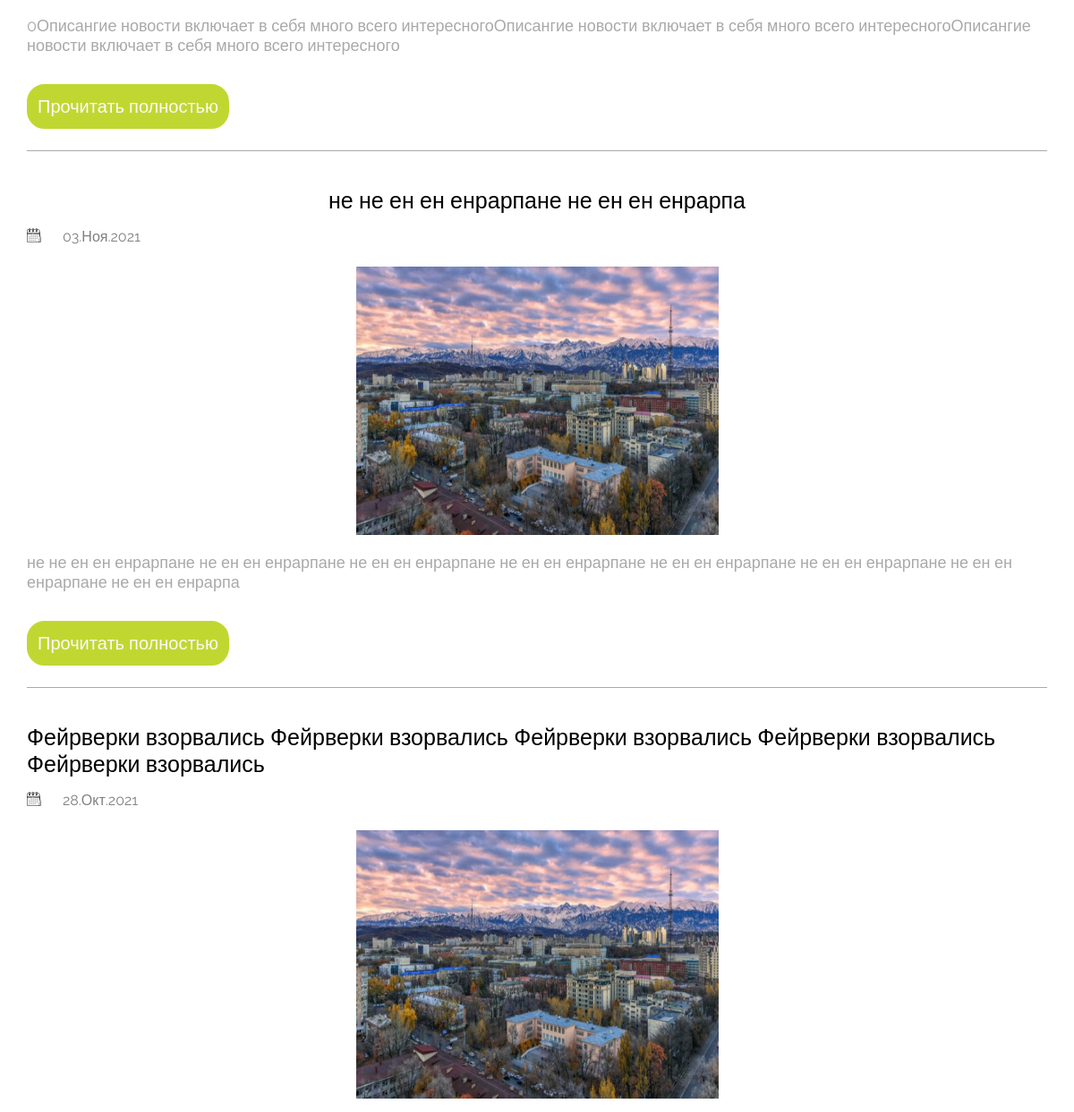
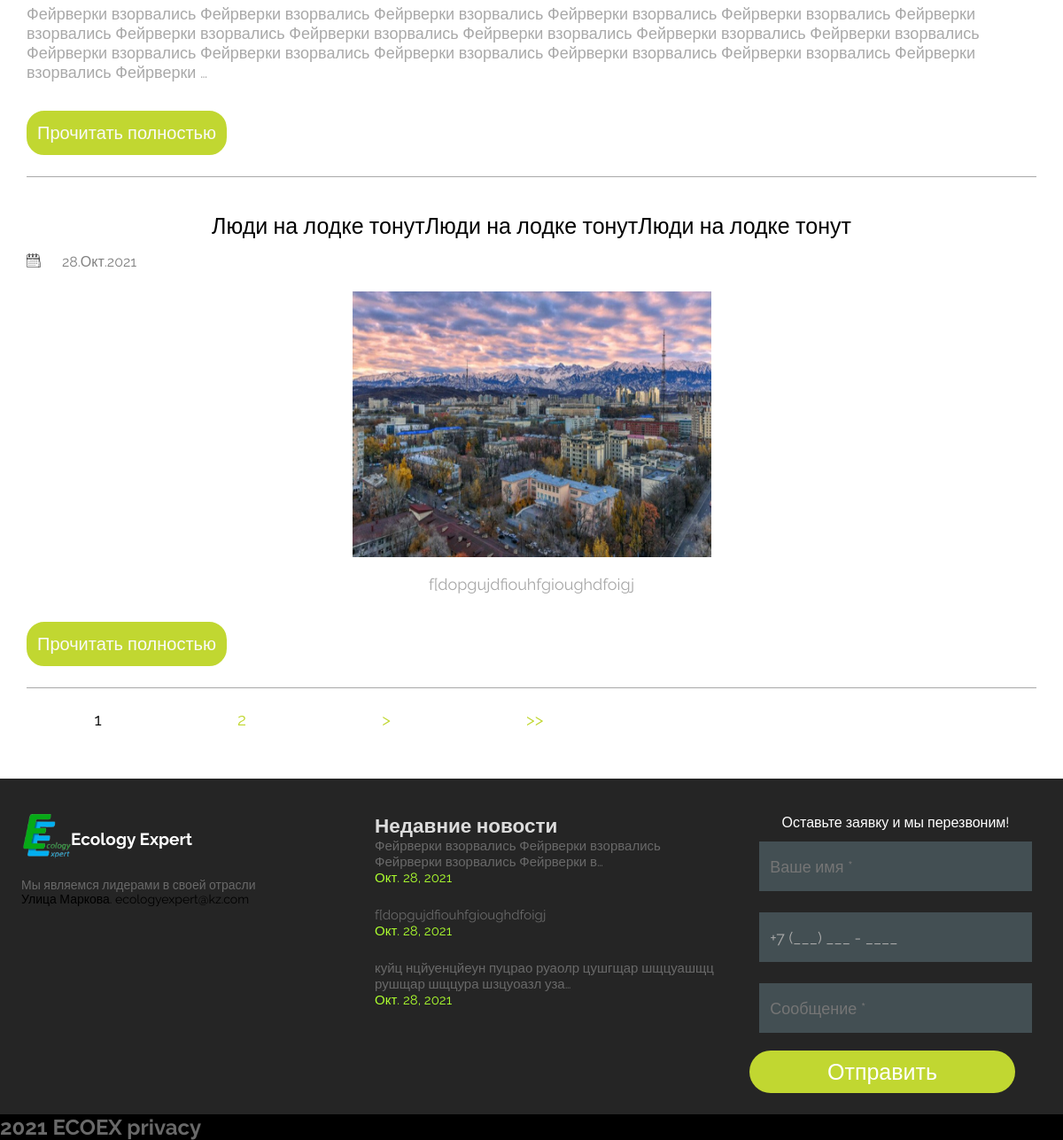
Before: /news/ (lower part) with the older database file (2 pictures, top to bottom).
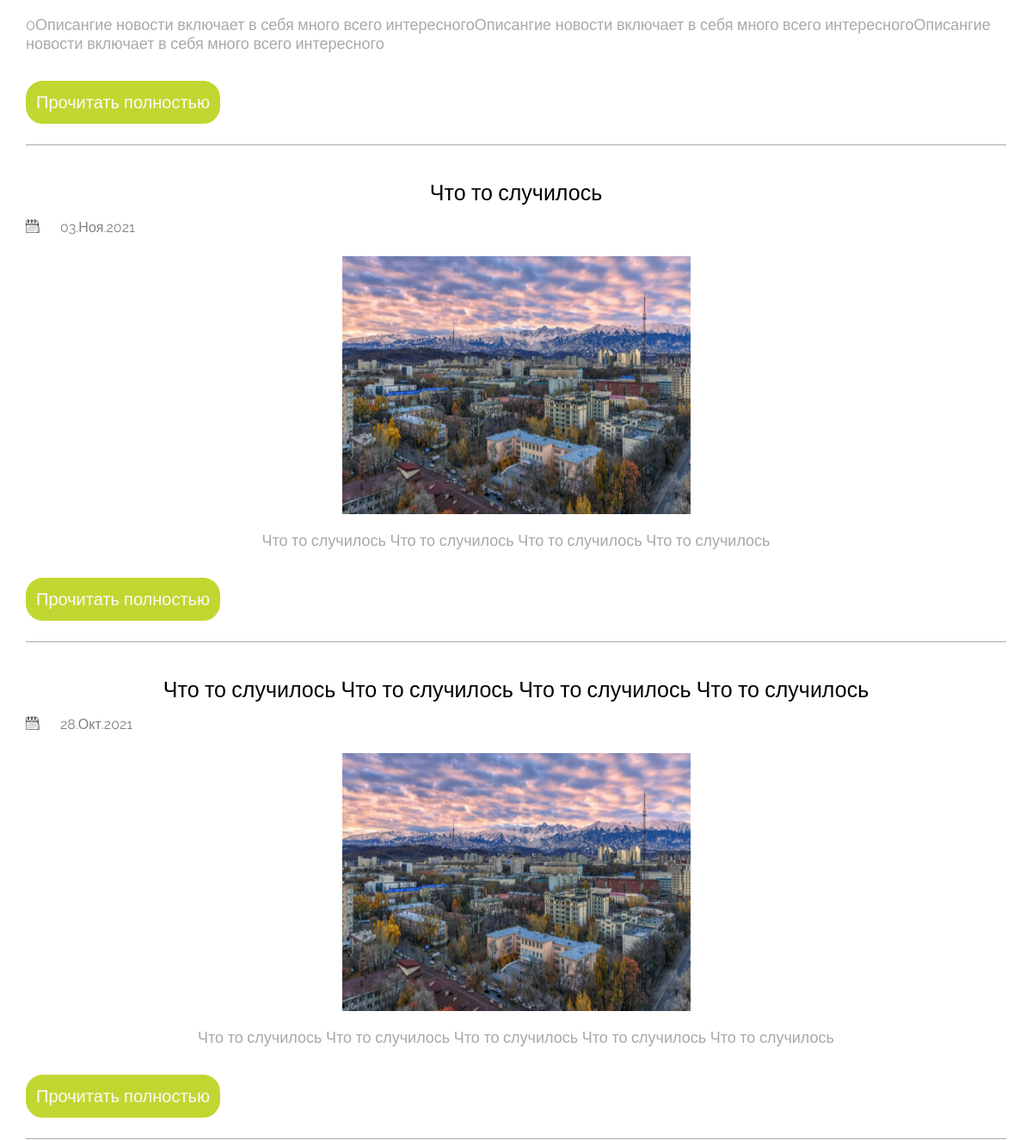
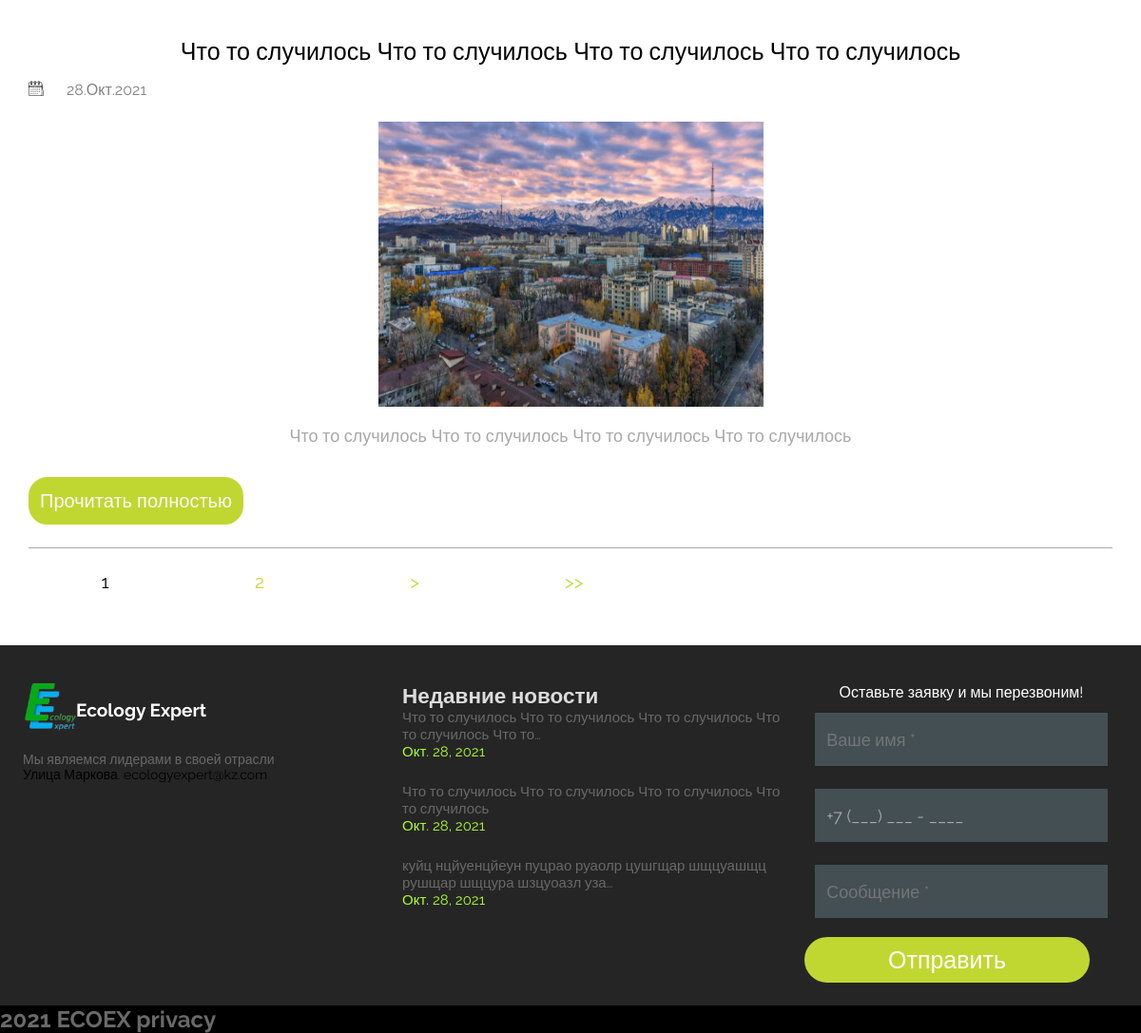
After: the same page with the newer database file (2 pictures, top to bottom).
### landing/models.py (models this page shows, shortened)
class News(models.Model):
    title = models.CharField(max_length=150)
    date = models.DateField(auto_now_add=True)
    slug = models.SlugField(max_length=75, unique=True, db_index=True, verbose_name="URL")
    image = models.ImageField(upload_to="news/", null=True)
    description = models.TextField()

### landing/views.py (the view)
# urls.py: path('news/', views.news_list_page, name='news_fan'),
def news_list_page(request):
    context = {}
    page = request.GET.get('page', 1)
    paginator = Paginator(News.objects.all().order_by('-date'), 4)
    try:
        news = paginator.page(page)
    except PageNotAnInteger:
        news = paginator.page(1)
    except EmptyPage:
        news = paginator.page(paginator.num_pages)
    context['NEWS'] = news
    return render(request, 'news/news_list_page.html', context)

### landing/context_processors.py (called while the page is built)
def news(request):
    return {'RecentNews': News.objects.all()[:3]}

### templates/news/news_list_page.html (shortened to what this page needs)
{% extends 'landing/base.html' %}
{% load static %}
{% block head %}
<link rel="stylesheet" href="{% static 'css/news_list.css' %}">
        <link rel="stylesheet" href="{% static 'css/header_non_main.css' %}">
{% endblock head %}
{% block content %}
<section class='news__wrapper'>
{% for news in NEWS %}
<div class="news__block">
<a class="news__title">{{ news.title }}</a>
<div class="news__calendar">
    <div class="newsCalendar__img"></div>
    <p>{{ news.date|date:'d.M.Y' }}</p>
</div>
<a><img src="{{ news.image.url }}" class="news__image" /></a>
<p class="news__description">{{ news.description|truncatewords:35 }}</p>
<a class="newsDescrip__button">
    <button class="news__button">Прочитать полностью</button>
</a>
</div>
{% endfor %}
{% if NEWS.has_other_pages %}
  <ul class="pagination">
    {% for i in NEWS.paginator.page_range %}
      {% if NEWS.number == i %}
        <li class="active"><span>{{ i }} </span></li>
      {% else %}
        <li><a href="?page={{ i }}" class="available_page">{{ i }}</a></li>
      {% endif %}
    {% endfor %}
    {% if NEWS.has_next %}
      <li><a href="?page={{ NEWS.next_page_number }}" class="available_page">></a></li>
        <li><a href="?page={{ NEWS.paginator.num_pages }}" class="available_page">>></a></li>
    {% else %}
      <li class="disabled"><span>></span></li>
    {% endif %}
  </ul>
{% endif %}
</section>
{% endblock content %}

### templates/landing/base.html (shortened to what this page needs)
<!DOCTYPE html>
{% load static %}
{% load cache %}
<html lang="en">
<head>
{% block head %}
{% endblock head %}
{% cache 25000 header %}
<link rel="stylesheet" href="{% static 'css/base.css' %}">
<link rel="stylesheet" href="{% static 'css/mobile_header.css' %}">
{% endcache %}
</head>
<body>
{% block content %}
{% endblock content %}
<footer>
    <div class="Footer">
        <div class="LeftSideFooter">
            <div class="FooterLogo">
            <div class="FooterLogoImg"></div>
            <a href="{% url 'landing:main_page' %}" class="LogoText">Ecology Expert</a>
            </div>
                <p class="DescripFooter">Мы являемся лидерами в своей отрасли
</p>
            <p class="LocationFooter">Улица Маркова.
<a class="EmailFooter">ecologyexpert@kz.com</a></p>
        </div>
        <div class="MiddleSideFooter">
            <h2>Недавние новости</h2>
            <div>
              {% for new in RecentNews %}
                <a class="new_description">{{ new.description|truncatechars:75 }}</a>
                <p class="new_date" >{{ new.date }}</p>
              {% endfor%}
            </div>
        </div>
    {% include 'parts/form_footer.html' %}
    </div>
    <div class="UnderFooter">
        <h1>2021 ECOEX <a href="https://google.com">privacy</a></h1>
    </div>
</footer>
</body>
</html>

Changed rows visible on the page:
changed News: title "не не ен ен енрарпане не ен ен енрарпа" → "Что то случилось"; description "не не ен ен енрарпане не ен ен енрарпане не ен ен енрарпане не ен ен енрарпане не ен ен енрарпане не ен ен енрарпане не ен ен енрарпане не ен ен енрарпа" → "Что то случилось Что то случилось Что то случилось Что то случилось"
changed News: title "Фейрверки взорвались Фейрверки взорвались Фейрверки взорвались Фейрверки взорвались Фейрверки взорвались" → "Что то случилось Что то случилось Что то случилось Что то случилось"; description "Фейрверки взорвались Фейрверки взорвались Фейрверки взорвались Фейрверки взорвались Фейрверки взорвались Фейрверки взорвались Фейрверки взорвались Фейрверки взорвались Фейрверки взорвались Фейрверки взорвались Фейрверки взорвались Фейрверки взорвались Фейрверки взорвались Фейрверки взорвались Фейрверки взорвались Фейрверки взорвались Фейрверки взорвались Фейрверки …" → "Что то случилось Что то случилось Что то случилось Что то случилось Что то случилось"; description "Фейрверки взорвались Фейрверки взорвались Фейрверки взорвались Фейрверки в…" → "Что то случилось Что то случилось Что то случилось Что то случилось Что то…"
changed News (number 4 of 5 on the later page): title "Люди на лодке тонутЛюди на лодке тонутЛюди на лодке тонут" → "Что то случилось Что то случилось Что то случилось Что то случилось"; description "f[dopgujdfiouhfgioughdfoigj" → "Что то случилось Что то случилось Что то случилось Что то случилось"
